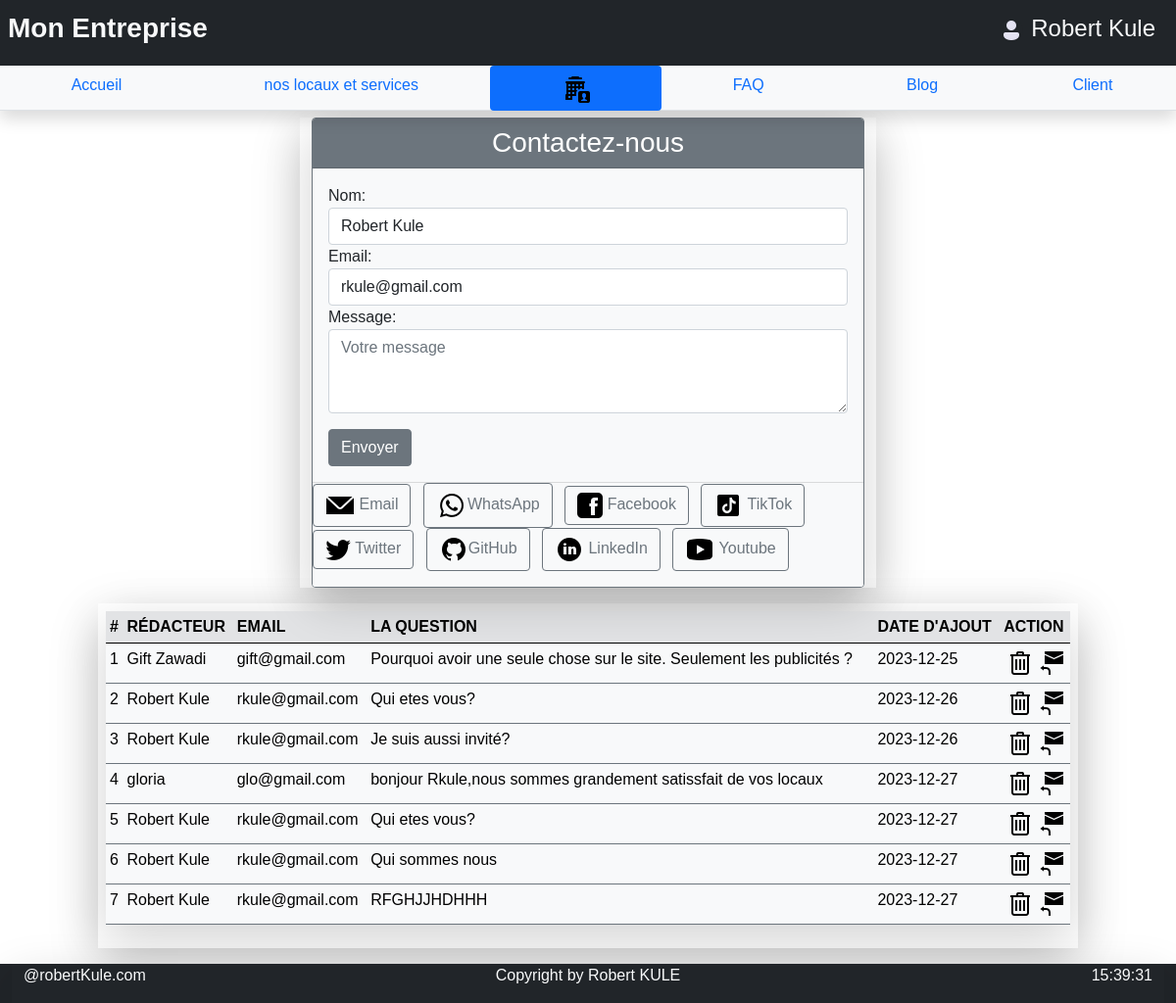
Page /projetWebIntro/mesPages/contact.php (signed in) on the committed database.
### tables this page shows
CREATE TABLE IF NOT EXISTS `questions` (
  `id` int NOT NULL AUTO_INCREMENT,
  `nom` varchar(50) DEFAULT NULL,
  `email` varchar(50) DEFAULT NULL,
  `question` text,
  `dateajout` date DEFAULT NULL,
  PRIMARY KEY (`id`)
);

### projetWebIntro/mesPages/testConn.php (called while the page is built, shortened)
<?php
    include_once("mesfonction.php");
    $nomUser=$_SESSION['nom'];
    ?>

### projetWebIntro/mesPages/contact.php (the view, shortened to what this page needs)
<?php
    include("testConn.php");
    $emailUser=$_SESSION['email'];
?>
<main class=" mx-auto">
    <div class="row">
        <div class="my-sm-4">
        </div>
    </div>
    <div class="row mx-auto">
        <div class="col-lg-6 col-md-8 col-sm-10 mx-auto shadow-lg">
            <div class="card border border-secondary shadow-lg">
                <div class="card-header bg-secondary text-white">
                    <h3 class="mb-0 text-center">Contactez-nous</h3>
                </div>
                <div class="card-body bg-light">
                    <form action="contactiTr.php" method="post">
                        <div class="form-group">
                            <label for="nom">Nom:</label>
                            <input type="text" class="form-control" name="nom" id="nom" value="<?php echo $nomUser?>" placeholder="Votre nom">
                        </div>
                        <div class="form-group">
                            <label for="email">Email:</label>
                            <input type="email" class="form-control" name="email" id="email" value="<?php echo $emailUser ?>" placeholder="Votre email">
                        </div>
                        <div class="form-group">
                            <label for="message">Message:</label>
                            <textarea class="form-control" id="message" name="message" rows="3" placeholder="Votre message"></textarea>
                        </div>
                        <button type="submit" class="btn btn-secondary mt-3" name="envoi">Envoyer</button>
                    </form>
                </div>
                <div class="card-footer bg-light p-0">
                    <ul class="list-inline mx-auto">
                        <li class="list-inline-item"><a href="mailto:kulewakangitsirobert@gmail.com" class="btn btn-outline-secondary"><img src="../images/email.png" alt=""> Email</a></li>
                        <li class="list-inline-item"><a href="https://wa.me/+243893988899" class="btn btn-outline-secondary"><img src="../images/watsapp.png" alt="">WhatsApp</a></li>
                        <li class="list-inline-item"><a href="https://www.facebook.com/BellarminRobertKule" class="btn btn-outline-secondary"><img src="../images/facebook.png" alt=""> Facebook</a></li>
                        <li class="list-inline-item"><a href="https://www.tiktok.com/KULE" class="btn btn-outline-secondary"><img src="../images/tiktok.png" alt=""> TikTok</a></li>
                        <li class="list-inline-item"><a href="https://twitter.com/@wakule" class="btn btn-outline-secondary"><img src="../images/twiter.png" alt=""> Twitter</a></li>
                        <li class="list-inline-item"><a href="https://github.com/robertkule" class="btn btn-outline-secondary"><img src="../images/github.png" alt="">GitHub</a></li>
                        <li class="list-inline-item"><a href="https://www.linkedin.com/in/robertkule" class="btn btn-outline-secondary"><img src="../images/linkeld.png" alt=""> LinkedIn</a></li>
                        <li class="list-inline-item"><a href="https://www.youtube.com/robertkuleshows" class="btn btn-outline-secondary"><img src="../images/youtubee.png" alt=""> Youtube</a></li>
                    </ul>
                </div>
            </div>
        </div>
    </div>
<?php if ($_SESSION['compte']==1) {
        echo "
        <div class=\"row mt-md-3 mt-sm-2\">
            <div class=\"col-md-10 mx-auto shadow-lg p-2\">
                <table class=\"table table-sm table-light table-hover mx-auto table-responsive border-5 border-secondary shadow-lg\">
                <thead class=\"table-light text-uppercase fw-bold  text-secondary\">
                    <tr class=\"text-uppercase fw-bold table-secondary\">
                        <th scope=\"col\">#</th>
                        <th scope=\"col\">Rédacteur</th>
                        <th scope=\"col\">email</th>
                        <th scope=\"col\">La question</th>
                        <th scope=\"col\">date d'ajout</th>
                        <th scope=\"col\">action</th>
                    </tr>
                </thead>
        ";
        try{
            include("connectionDb.php");
            $req=$conn->prepare("SELECT * FROM questions");
            $req->execute();
            $datat=$req->fetchAll(PDO::FETCH_ASSOC);
                foreach ($datat as $row) {
                    $idq=$row['id'];
                    $nomq=$row['nom'];
                    $emailq=$row['email'];
                    $questionq=$row['question'];
                    $dateajoutq=$row['dateajout'];
                    echo" <tr class=\"fs-9\">
                        <td>$idq</td>
                        <td>$nomq</td>
                        <td>$emailq</td>
                        <td>$questionq</td>
                        <td>$dateajoutq</td>
                        <td>
                            <a href=\"efface.php?id={$idq}\"><img src=\"../images/efface.png\" alt=\"\"></a>
                            <a href=\"efface.php?idrep={$idq}\"><img src=\"../images/repondre.png\" alt=\"\"></a>
                        </td>
                    </tr>";
                }
            }catch(PDOException $e){
                echo $e->getMessage();
            }
        }
            echo "</table>
            </div>
            </div> ";
        ?>
    </main>
<div class="row">
        <div class="my-sm-3">
        </div>
</div>
</body>
</html>

### projetWebIntro/mesStyles/msform.css (style rules this page uses)
body { width: 100%; margin: 0px; font-family: Verdana, Geneva, Tahoma, sans-serif; }
th { text-transform: uppercase; }

### rows in the picture
questions: id "1", nom "Gift Zawadi", email "gift@gmail.com", question "Pourquoi avoir une seule chose sur le site. Seulement les publicités ?", dateajout "2023-12-25"
questions: id "2", nom "Robert Kule", email "rkule@gmail.com", question "Qui etes vous?", dateajout "2023-12-26"
questions: id "3", nom "Robert Kule", email "rkule@gmail.com", question "Je suis aussi invité?", dateajout "2023-12-26"
questions: id "4", nom "gloria", email "glo@gmail.com", question "bonjour Rkule,nous sommes grandement satissfait de vos locaux", dateajout "2023-12-27"
questions: id "5", nom "Robert Kule", email "rkule@gmail.com", question "Qui etes vous?", dateajout "2023-12-27"
questions: id "6", nom "Robert Kule", email "rkule@gmail.com", question "Qui sommes nous", dateajout "2023-12-27"
questions: id "7", nom "Robert Kule", email "rkule@gmail.com", question "RFGHJJHDHHH", dateajout "2023-12-27"

### other values in the picture
$user "Robert Kule"
